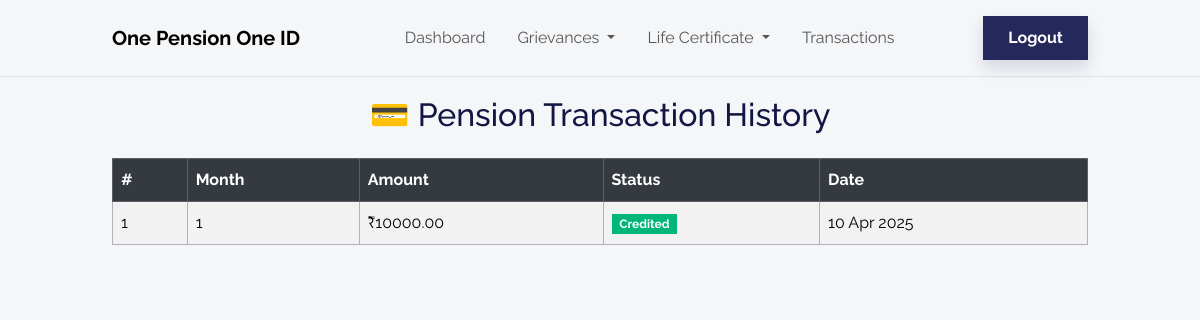
The app's page /transactions/ (signed in) with its own data.
### pensions/models.py (models this page shows, shortened)
class PensionTransaction(models.Model):
    pensioner = models.ForeignKey(Pensioner, on_delete=models.CASCADE)
    amount = models.DecimalField(max_digits=10, decimal_places=2)
    month = models.CharField(max_length=20)  # e.g., "March 2025"
    status = models.CharField(
        max_length=20,
        choices=(('Credited', 'Credited'), ('Pending', 'Pending'))
    )
    created_at = models.DateTimeField(auto_now_add=True)

### pensions/views.py (the view)
# urls.py: path('transactions/', views.pension_transactions, name='pension_transactions'),
@login_required
def pension_transactions(request):
    try:
        pensioner = Pensioner.objects.get(user=request.user)
        transactions = PensionTransaction.objects.filter(pensioner=pensioner).order_by('-created_at')
    except Pensioner.DoesNotExist:
        transactions = []
    return render(request, 'pension_transaction_history.html', {'transactions': transactions})

### templates/pension_transaction_history.html (shortened to what this page needs)
{% load static %}
<!DOCTYPE html>
<html lang="en">
<head>
    <link rel="stylesheet" href="{% static 'assets/bootstrap/css/bootstrap.min.css' %}">
</head>
<body class="bg-light">
{% include 'navbar.html' %}
<div class="container py-5 mt-5">
    <h2 class="mb-4 text-center">💳 Pension Transaction History</h2>
    {% if transactions %}
        <div class="table-responsive">
            <table class="table table-striped table-bordered">
                <thead class="table-dark">
                    <tr>
                        <th>#</th>
                        <th>Month</th>
                        <th>Amount</th>
                        <th>Status</th>
                        <th>Date</th>
                    </tr>
                </thead>
                <tbody>
                    {% for txn in transactions %}
                        <tr>
                            <td>{{ forloop.counter }}</td>
                            <td>{{ txn.month }}</td>
                            <td>₹{{ txn.amount }}</td>
                            <td>
                                <span class="badge {% if txn.status == 'Credited' %}bg-success{% else %}bg-warning{% endif %}">
                                    {{ txn.status }}
                                </span>
                            </td>
                            <td>{{ txn.created_at|date:"d M Y" }}</td>
                        </tr>
                    {% endfor %}
                </tbody>
            </table>
        </div>
    {% else %}
        <div class="alert alert-info text-center">No transactions found.</div>
    {% endif %}
</div>
</body>
</html>

### records on screen
PensionTransaction: month "1", amount "10000.00", status "Credited", created_at "10 Apr 2025"
